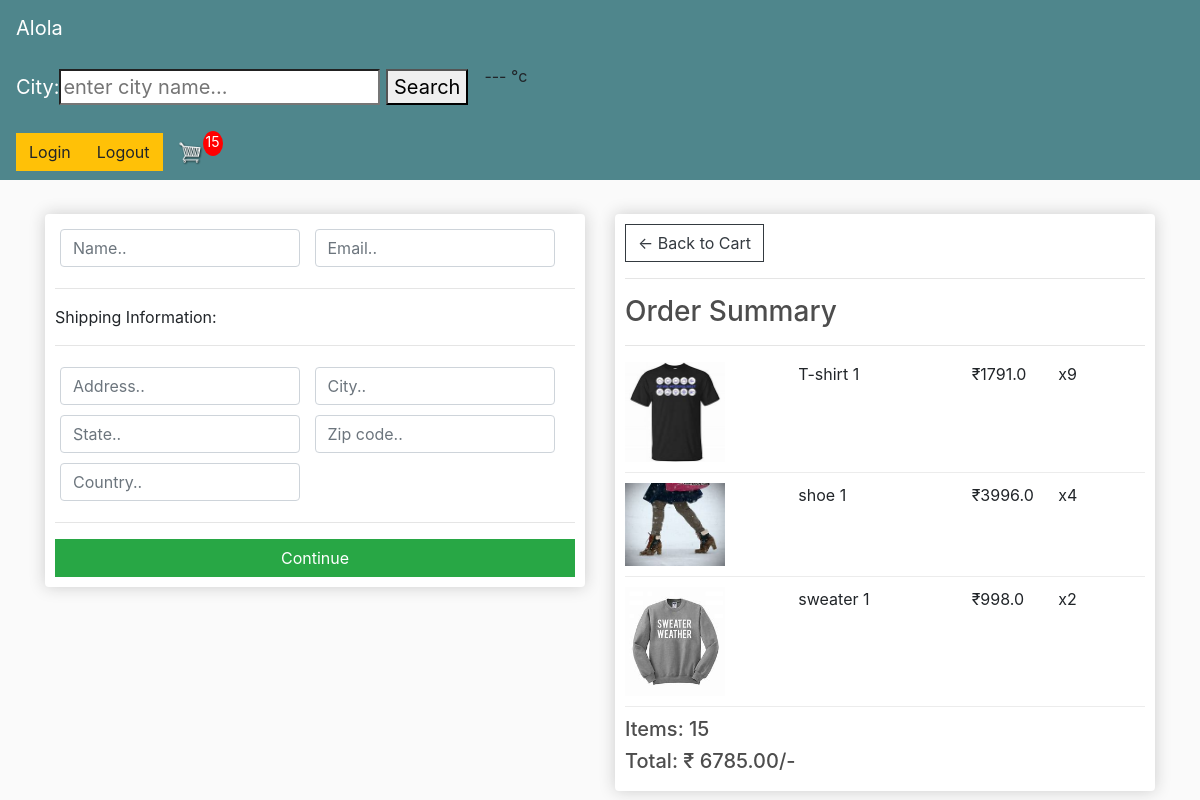
Screenshot of /checkout/ (signed in) with the database file from the repository.
### store/models.py (models this page shows, shortened)
class OrderItem(models.Model):  #CART_ITEM(PRODUCT)
    product = models.ForeignKey(Product, on_delete=models.SET_NULL, null=True)
    order = models.ForeignKey(Order, on_delete=models.SET_NULL, null=True)
    quantity = models.IntegerField(default=0, null=True, blank=True)
    date_added = models.DateTimeField(auto_now_add=True)
    @property
    def get_total(self):
        total = self.product.price * self.quantity
        return total

class Product(models.Model):
    name = models.CharField(max_length=200)
    price = models.FloatField()
    digital = models.BooleanField(default=False, null=True, blank=False)
    image = models.ImageField(null=True, blank=True)
    tag = models.FloatField(null = True)
    @property
    def imageURL(self):
        try:
            url = self.image.url
        except:
            url =''
        return url

class Order(models.Model):  #CART
    customer = models.ForeignKey(Customer, on_delete=models.SET_NULL, null=True, blank=True)
    date_ordered = models.DateTimeField(auto_now_add=True)
    complete = models.BooleanField(default=False,null=True, blank=False)
    transaction_id = models.CharField(max_length=100, null=True)
    @property
    def shipping(self):
        shipping = False
        orderitems= self.orderitem_set.all()
        for i in orderitems:
            if i.product.digital == False:
                shipping = True
        return shipping
    @property
    def get_cart_total(self):
        orderitems = self.orderitem_set.all()
        total = sum([item.get_total for item in orderitems])
        return total
    @property
    def get_cart_items(self):
        orderitems = self.orderitem_set.all()
        total = sum([item.quantity for item in orderitems])
        return total

### store/views.py (the view)
# urls.py: path('checkout/', views.checkout, name ="checkout"),
def checkout(request):
    if request.user.is_authenticated:
        customer = request.user.customer
        order, created = Order.objects.get_or_create(customer = customer, complete = False)
        items = order.orderitem_set.all()
        cartItems = order.get_cart_items
    else:
        items = []
        order = {'get_cart_total':0, 'get_cart_items':0, 'shipping': False}
        cartItems = order['get_cart_items']
    context = {'items': items, 'order':order, 'cartItems': cartItems}
    return render(request, 'store/checkout.html', context)

### store/templates/store/checkout.html (shortened to what this page needs)
{% extends 'store/main.html' %}
{% load static %}
{% block content %}
     <div class="row">
		<div class="col-lg-6">
			<div class="box-element" id="form-wrapper">
				<form id="form">
					<div id="user-info">
						<div class="form-field">
							<input required class="form-control" type="text" name="name" placeholder="Name..">
						</div>
						<div class="form-field">
							<input required class="form-control" type="email" name="email" placeholder="Email..">
						</div>
					</div>
					<div id="shipping-info">
						<hr>
						<p>Shipping Information:</p>
						<hr>
						<div class="form-field">
							<input class="form-control" type="text" name="address" placeholder="Address..">
						</div>
						<div class="form-field">
							<input class="form-control" type="text" name="city" placeholder="City..">
						</div>
						<div class="form-field">
							<input class="form-control" type="text" name="state" placeholder="State..">
						</div>
						<div class="form-field">
							<input class="form-control" type="text" name="zipcode" placeholder="Zip code..">
						</div>
						<div class="form-field">
							<input class="form-control" type="text" name="country" placeholder="Country..">
						</div>
					</div>
					<hr>
					<input id="form-button" class="btn btn-success btn-block" type="submit" value="Continue">
				</form>
			</div>
			<br>
		</div>
		<div class="col-lg-6">
			<div class="box-element">
				<a  class="btn btn-outline-dark" href="{% url 'cart' %}">&#x2190; Back to Cart</a>
				<hr>
				<h3>Order Summary</h3>
				<hr>
				{% for item in items %}
				<div class="cart-row">
					<div style="flex:2"><img class="row-image" src="{{item.product.imageURL}}"></div>
					<div style="flex:2"><p>{{item.product.name}}</p></div>
					<div style="flex:1"><p>₹{{item.get_total}}</p></div>
					<div style="flex:1"><p>x{{item.quantity}}</p></div>
				</div>
				{% endfor %}
				<h5>Items:	{{order.get_cart_items}}</h5>
				<h5>Total: ₹ {{order.get_cart_total|floatformat:2}}/-</h5>
			</div>
		</div>
	</div>
{% endblock content %}

### static/css/main.css (style rules this page uses)
body { background-color: hsl(0, 0%, 98%); }
h1,h2,h3,h4,h5,h6 { color:hsl(0, 0%, 30%); }
.box-element { box-shadow:hsl(0, 0%, 80%) 0 0 16px; background-color: #fff; border-radius: 4px; padding: 10px; }
.col-lg-4, .col-lg-6, .col-lg-8, .col-lg-12 { margin-top: 10px; }
.btn { border-radius: 0; }
.row-image { width: 100px; }
.form-field { width:250px; display: inline-block; padding: 5px; }
.cart-row { display: flex; align-items: flex-stretch; padding-bottom: 10px; margin-bottom: 10px; border-bottom: 1px solid #ececec; }

### rows the page displays
OrderItem: product.imageURL (picture), product.name "T-shirt 1", get_total "1791.0", quantity "9"
OrderItem: product.imageURL (picture), product.name "shoe 1", get_total "3996.0", quantity "4"
OrderItem: product.imageURL (picture), product.name "sweater 1", get_total "998.0", quantity "2"
Order: get_cart_items "15", get_cart_total "6785.00"

### other values shown
{{ cartItems }} "15"
